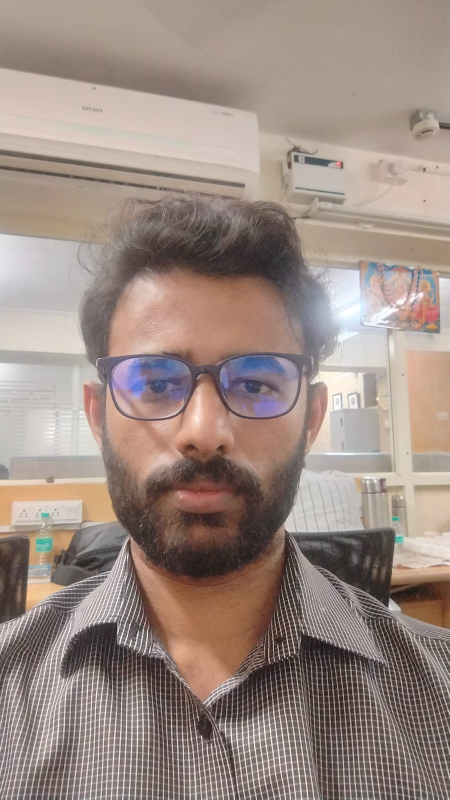
#> input picture inputs/create_embedding/kartik.jpeg, 899 x 1599 px (shown at 1/2 size)
$ python -i scene_analysis_service.py   (imports and definitions only)
#> lines starting #> are read from the running program, lines starting #| are printed output that depends on the picture; after the words box and inside, x2 and y2 are one past the last pixel; in counts of white or black regions, pixels touching at a corner belong together
#> further down, picture is the input picture: shape (1599, 899, 3); mean B, G, R 131, 139, 155.9
"""Scene, Background Color, and Architectural Object Analysis Service.

Provides real-time computer vision analysis of live camera frames:
1. Background Color Analysis: K-Means palette clustering & human-readable color naming.
2. Background Scene & Object Perception: Detects structural contours (cupboard, cabinet, door frame, wall trims).
3. Subject Appearance & Telemetry: Clothing/shirt color estimation and lens distance measurement.
"""

from __future__ import annotations

import logging
from typing import Any, Dict, List, Optional, Tuple
import cv2
import numpy as np

logger = logging.getLogger(__name__)


def _rgb_to_human_color_name(r: int, g: int, b: int) -> str:
    """Convert an RGB color to an intuitive human-friendly color description."""
    hsv_px = cv2.cvtColor(np.uint8([[[b, g, r]]]), cv2.COLOR_BGR2HSV)[0][0]
    h_val, s_val, v_val = int(hsv_px[0]), int(hsv_px[1]), int(hsv_px[2])

    # Achromatic / Neutral colors
    if v_val < 42:
        return "black / dark charcoal"
    elif s_val < 35:
        if v_val > 218:
            return "pure white"
        elif v_val > 175:
            return "off-white / cream"
        elif v_val > 120:
            return "light grey"
        elif v_val > 70:
            return "medium grey"
        else:
            return "dark slate grey"

    # Chromatic colors mapped via OpenCV Hue [0, 179]
    if h_val < 10 or h_val >= 170:
        return "red" if s_val > 110 else "warm coral"
    elif h_val < 22:
        return "warm brown / wood" if v_val < 130 else "amber / warm orange"
    elif h_val < 38:
        if s_val < 65 and v_val > 160:
            return "warm beige / ivory"
        elif s_val < 90:
            return "tan / light wood"
        return "warm golden yellow"
    elif h_val < 78:
        return "olive / sage green" if s_val < 100 else "green"
    elif h_val < 98:
        return "cyan / teal"
    elif h_val < 132:
        return "dark navy" if v_val < 120 else "light blue"
    elif h_val < 155:
        return "purple / violet"
    else:
        return "magenta / soft pink"


class SceneAnalysisService:
    """Real-time computer vision analysis of live camera frames."""

    @staticmethod
    def analyze_scene(
        frame: Optional[np.ndarray],
        person_boxes: Optional[List[Tuple[int, int, int, int]]] = None,
        face_boxes: Optional[List[Tuple[int, int, int, int]]] = None,
    ) -> Dict[str, Any]:
        """Analyze the background and ambient environment from the live camera frame."""
        if frame is None or frame.size == 0:
            return {
                "has_frame": False,
                "dominant_color": "unknown",
                "palette": [],
                "palette_description": "no camera frame available",
                "speech_color": "not available",
                "structural_desc": "no live video frame supplied",
                "short_structural_desc": "no live feed",
                "lighting_condition": "unknown",
                "clothing_color": "unknown",
                "estimated_distance": "unknown",
                "lines_count": 0,
                "luminance": 0.0,
                "detected_items": [],
            }

        h, w = frame.shape[:2]
#> h = 1599; w = 899
        mask = np.ones((h, w), dtype=np.uint8) * 255

        # 1. Build exclusion mask for foreground subject(s)
        foreground_boxes: List[Tuple[int, int, int, int]] = []
        if person_boxes:
            foreground_boxes.extend(person_boxes)
        if face_boxes:
            for fx, fy, fw, fh in face_boxes:
                # Expand face downwards to mask body/torso
                expanded_h = min(h - fy, int(fh * 3.8))
                expanded_w = min(w, int(fw * 2.2))
                expanded_x = max(0, fx - int(fw * 0.6))
                foreground_boxes.append((expanded_x, fy, expanded_w, expanded_h))

        if not foreground_boxes:
            # Default fallback: central 50% where user typically sits
            foreground_boxes.append((int(w * 0.25), int(h * 0.15), int(w * 0.5), int(h * 0.85)))

        for bx, by, bw, bh in foreground_boxes:
            cv2.rectangle(mask, (int(bx), int(by)), (int(min(w, bx + bw)), int(min(h, by + bh))), 0, -1)
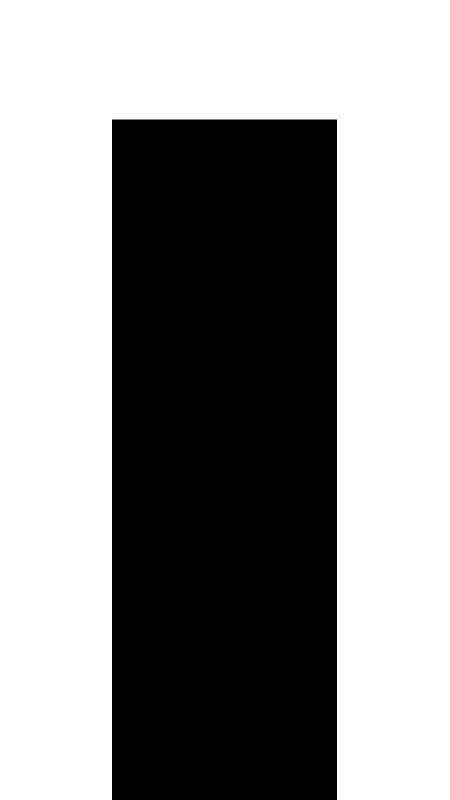
#> mask: shape (1599, 899) (shown at 1/2 size); 57.4% white; 1 black region, box (x1, y1, x2, y2) and area: (224, 239, 674, 1599) 612000

        # 2. Extract background pixels
        bg_pixels = frame[mask > 0]
        if len(bg_pixels) < 150:
            # Fallback to borders if mask excluded nearly everything
            border_mask = np.zeros((h, w), dtype=np.uint8)
            border_mask[: int(h * 0.25), :] = 255
            border_mask[:, : int(w * 0.2)] = 255
            border_mask[:, int(w * 0.8) :] = 255
            bg_pixels = frame[border_mask > 0]

        if len(bg_pixels) < 50:
            bg_pixels = frame.reshape(-1, 3)

        # Subsample for sub-10ms performance
        sample_size = min(len(bg_pixels), 4000)
#> sample_size = 4000
        rng = np.random.default_rng(42)
        indices = rng.choice(len(bg_pixels), sample_size, replace=False)
#> indices = 4000 values, max 825346 at index 2558, min 427 at index 3774, mean 413641.6
        sample = bg_pixels[indices].astype(np.float32)

        # 3. K-Means Palette Clustering
        criteria = (cv2.TERM_CRITERIA_EPS + cv2.TERM_CRITERIA_MAX_ITER, 10, 1.0)
#> criteria = (3, 10, 1)
        _, labels, centers = cv2.kmeans(sample, 3, None, criteria, 5, cv2.KMEANS_RANDOM_CENTERS)
#> labels = 4000 values, max 2 at index 0, min 0 at index 2, mean 1.31; centers = [[75.33, 79.42, 91.43], [191.2, 198.3, 208.8], [137.4, 149.1, 165]]
        counts = np.bincount(labels.flatten())
#> counts = [727, 1291, 1982]
        sorted_indices = np.argsort(counts)[::-1]
#> sorted_indices = [2, 1, 0]

        palette = []
        for idx in sorted_indices:
            b, g, r = centers[idx]
            pct = round((counts[idx] / len(sample)) * 100, 1)
            name = _rgb_to_human_color_name(int(r), int(g), int(b))
            palette.append({
                "name": name,
                "percentage": pct,
                "bgr": (int(b), int(g), int(r)),
            })
#> this loop made 3 passes
#> (idx, b, g, r, pct, h_val in _rgb_to_human_color_name, s_val in _rgb_to_human_color_name, v_val in _rgb_to_human_color_name) on passes 1, 3: (2, 137.4, 149.1, 165, 49.6, 13, 42, 164), (0, 75.33, 79.42, 91.43, 18.2, 8, 45, 91)
#> (b, g, r, pct, h_val in _rgb_to_human_color_name, s_val in _rgb_to_human_color_name, v_val in _rgb_to_human_color_name, name) on pass 2: (191.2, 198.3, 208.8, 32.3, 12, 21, 208, 'off-white / cream')
#> after the loop, palette = 3 items

        dom = palette[0]["name"]
#> dom = 'amber / warm orange'
        dom_pct = palette[0]["percentage"]
#> dom_pct = 49.6
        sec = palette[1]["name"] if len(palette) > 1 else ""
#> sec = 'off-white / cream'
        sec_pct = palette[1]["percentage"] if len(palette) > 1 else 0
#> sec_pct = 32.3

        palette_desc = f"{dom} ({dom_pct}%)"
#> palette_desc = 'amber / warm orange (49.6%)'
        if sec and sec != dom:
            palette_desc += f" with {sec} ({sec_pct}%)"

        speech_color = dom
#> speech_color = 'amber / warm orange'
        if sec and sec != dom and sec_pct > 20:
            speech_color += f" and {sec}"

        # 4. Structural Feature Extraction (Cupboard / Cabinet / Wall Lines)
        gray = cv2.cvtColor(frame, cv2.COLOR_BGR2GRAY)
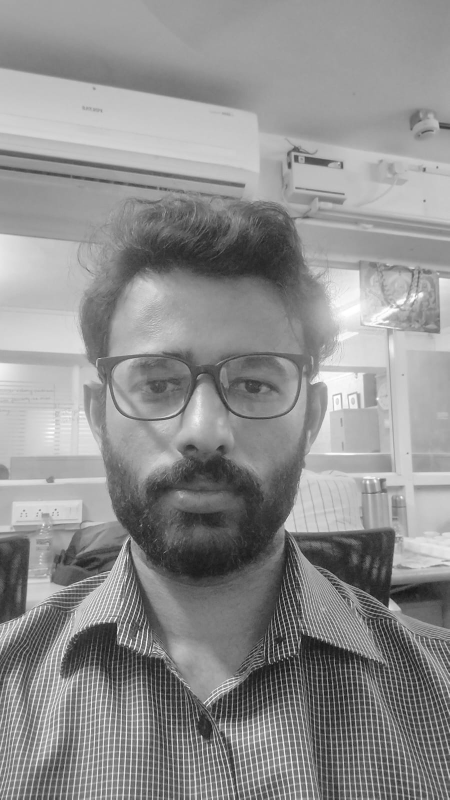
#> gray: shape (1599, 899) (shown at 1/2 size); min 3, max 255, mean 143.2
        blurred = cv2.GaussianBlur(gray, (5, 5), 0)
        edges = cv2.Canny(blurred, 40, 120)
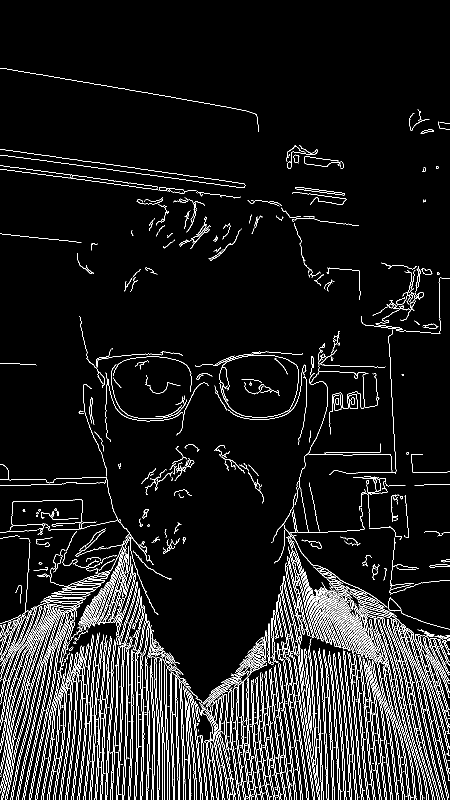
#> edges: shape (1599, 899) (shown at 1/2 size); 7% white in thin lines or dots
        edges[mask == 0] = 0
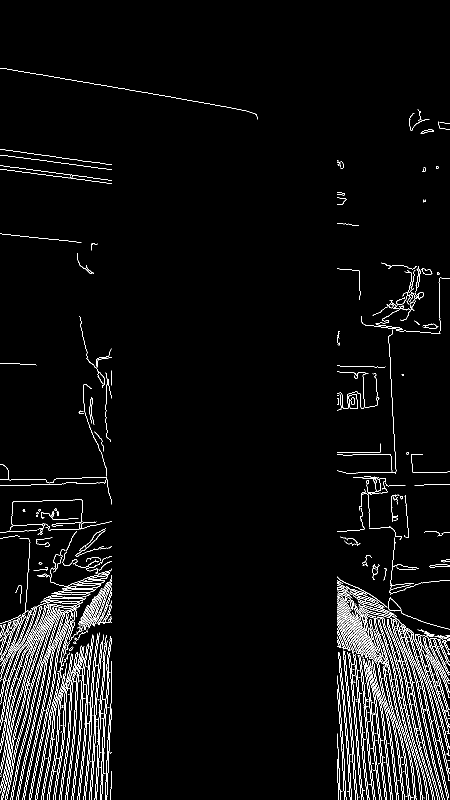
#> edges: shape (1599, 899) (shown at 1/2 size); 3.7% white in thin lines or dots

        lines = cv2.HoughLinesP(edges, 1, np.pi / 180, 45, minLineLength=35, maxLineGap=12)
#> lines = 719 rows, first 6: [778, 687, 792, 942], [703, 1494, 711, 1596], [84, 149, 492, 221], [684, 1161, 722, 1595], [768, 1443, 784, 1595], [742, 1332, 770, 1598]
        lines_count = len(lines) if lines is not None else 0
#> lines_count = 719

        if lines_count > 15:
            struct_desc = "structured cabinet or cupboard paneling, shelf edges, and door outlines"
            short_struct = "cabinet paneling and room fixtures"
        elif lines_count > 5:
            struct_desc = "vertical architectural borders, door frame contours, and wall paneling"
            short_struct = "door and wall paneling"
        else:
            struct_desc = "a smooth, clear planar wall surface"
            short_struct = "a clear wall surface"

        # 5. Luminance & Lighting Analysis
        avg_luma = float(np.mean(sample))
#> avg_luma = 153.8
        if avg_luma > 185:
            lighting_cond = "bright ambient illumination"
        elif avg_luma > 115:
            lighting_cond = "balanced indoor room lighting"
        else:
            lighting_cond = "soft low-light ambient illumination"

        # 6. Subject Clothing Color & Distance Analysis (if face or person detected)
        clothing_color = "neutral attire"
        estimated_dist = "optimal desktop distance (~0.6m)"
        has_glasses = False

        if face_boxes:
            fx, fy, fw, fh = max(face_boxes, key=lambda b: b[2] * b[3])
            # Torso / chest sample: directly below face
            chest_y1 = min(h, fy + fh + int(fh * 0.2))
            chest_y2 = min(h, fy + fh + int(fh * 1.8))
            chest_x1 = max(0, fx - int(fw * 0.3))
            chest_x2 = min(w, fx + fw + int(fw * 0.3))

            if chest_y2 > chest_y1 and chest_x2 > chest_x1:
                chest_crop = frame[chest_y1:chest_y2, chest_x1:chest_x2]
                if chest_crop.size > 0:
                    cb, cg, cr = np.mean(chest_crop, axis=(0, 1))
                    clothing_color = _rgb_to_human_color_name(int(cr), int(cg), int(cb))

            # Lens distance based on face width fraction
            face_ratio = fw / max(w, 1)
            if face_ratio > 0.28:
                estimated_dist = "close proximity (< 0.45m)"
            elif face_ratio > 0.12:
                estimated_dist = "optimal distance (~0.6m)"
            else:
                estimated_dist = "extended distance (> 1.2m)"

            # Spectacles / Eyewear detection in eye band
            eye_y1 = max(0, fy + int(fh * 0.2))
            eye_y2 = min(h, fy + int(fh * 0.55))
            eye_x1 = max(0, fx + int(fw * 0.15))
            eye_x2 = min(w, fx + int(fw * 0.85))
            if eye_y2 > eye_y1 and eye_x2 > eye_x1:
                eye_crop = gray[eye_y1:eye_y2, eye_x1:eye_x2]
                if eye_crop.size > 0:
                    eye_canny = cv2.Canny(eye_crop, 40, 120)
                    edge_density = float(np.sum(eye_canny > 0)) / float(eye_crop.size)
                    if edge_density > 0.075:
                        has_glasses = True

        # Check for window aperture & grill lines in background
        has_window = False
        if lines_count >= 5:
            bg_gray = gray.copy()
            bg_gray[mask == 0] = 0
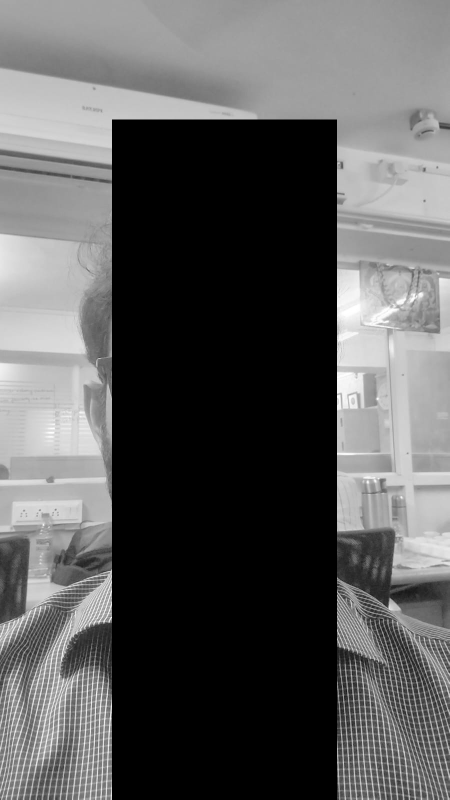
#> bg_gray: shape (1599, 899) (shown at 1/2 size); min 0, max 255, mean 89.9
            # Check quadrant luminance: daylight aperture typically manifests in top or side quadrants
            q_top_right = bg_gray[:int(h * 0.75), int(w * 0.45):]
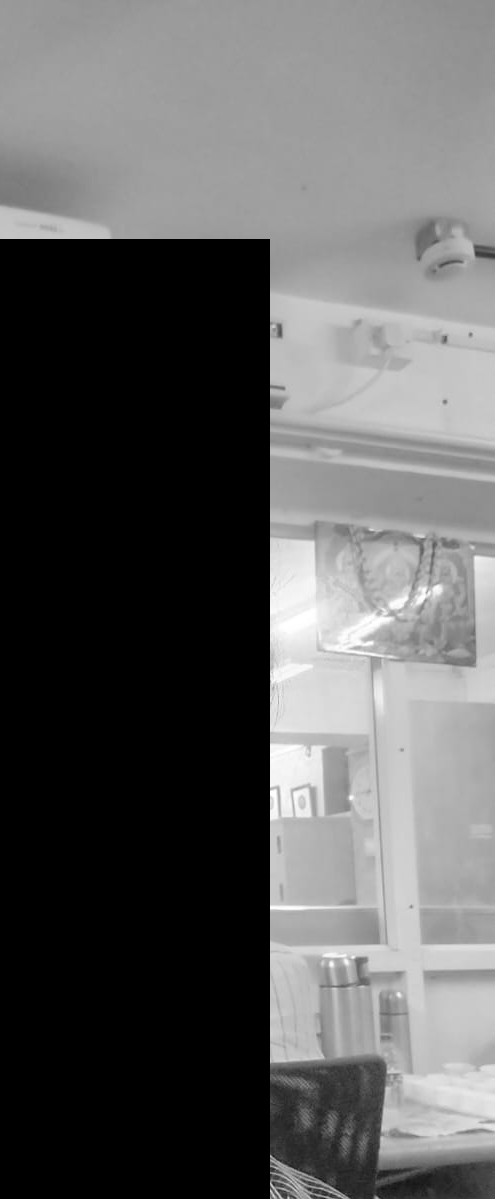
#> q_top_right: shape (1199, 495); min 0, max 255, mean 93.4
            valid_q = q_top_right[q_top_right > 0]
            if len(valid_q) > 80 and np.mean(valid_q) > 135:
                has_window = True
            elif lines_count > 10:
                has_window = True

        detected_items: List[str] = []
        if has_window:
            detected_items.append("Window Frame with Security Grills & Daylight Aperture")
        if lines_count > 15:
            detected_items.append("Wood / Architectural Cabinet Paneling")
            detected_items.append("Shelf Edges & Storage Outlines")
        elif lines_count > 5:
            detected_items.append("Door Frame & Vertical Border Trims")
        else:
            detected_items.append("Smooth Planar Wall Surface")

        if avg_luma > 170:
            detected_items.append("Bright Ambient Light Source")
        elif avg_luma > 110:
            detected_items.append("Indoor Overhead Lighting Fixture")
        else:
            detected_items.append("Low Ambient Light Environment")

        if face_boxes or person_boxes:
            detected_items.append(f"Subject Attire ({clothing_color})")
            if has_glasses:
                detected_items.append("Spectacles / Eyewear")
            detected_items.append("Desktop Proximity Workspace")
            detected_items.append("Ergonomic Seating Area")
        else:
            detected_items.append("Open Room Perimeter")

        return {
            "has_frame": True,
            "has_window": has_window,
            "has_glasses": has_glasses,
            "dominant_color": dom,
            "palette": palette,
            "palette_description": palette_desc,
            "speech_color": speech_color,
            "structural_desc": struct_desc,
            "short_structural_desc": short_struct,
            "lighting_condition": lighting_cond,
            "clothing_color": clothing_color,
            "estimated_distance": estimated_dist,
            "lines_count": lines_count,
            "luminance": round(avg_luma, 1),
            "detected_items": detected_items,
        }

>>> import cv2
>>> picture = cv2.imread('../../../inputs/create_embedding/kartik.jpeg')
>>> result = SceneAnalysisService().analyze_scene(picture)
#> result = 15 items

$ run again, on inputs/create_embedding/mangala_live.jpeg
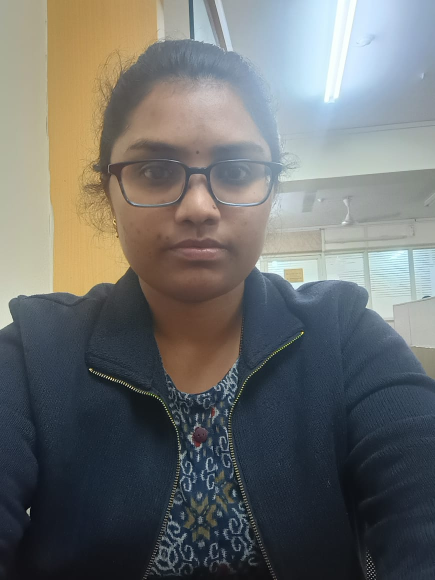
#> input picture inputs/create_embedding/mangala_live.jpeg, 870 x 1160 px (shown at 1/2 size)
#> picture is the input picture: shape (1160, 870, 3); mean B, G, R 108.9, 110.2, 108.1
#> after the loop in analyze_scene, `for bx, by, bw, bh in foreground_boxes:`:
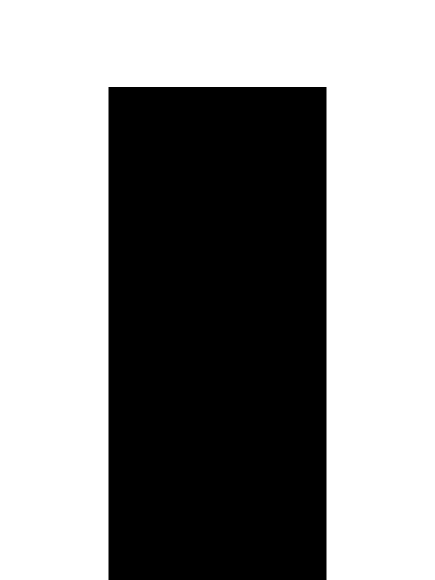
#> mask: shape (1160, 870) (shown at 1/2 size); 57.4% white; 1 black region, box (x1, y1, x2, y2) and area: (217, 174, 653, 1160) 429896
#> sample_size = 4000
#> indices = 4000 values, max 579303 at index 172, min 299 at index 933, mean 290212.5
#> labels = 4000 values, max 2 at index 1, min 0 at index 2, mean 0.949; centers = [[58.36, 47.59, 38.82], [213.8, 206.1, 188.7], [134.1, 159, 168.6]]
#> counts = [1627, 950, 1423]
#> sorted_indices = [0, 2, 1]
#> the loop in analyze_scene, `for idx in sorted_indices:` made 3 passes
#> (b, g, r, pct, h_val in _rgb_to_human_color_name, s_val in _rgb_to_human_color_name, v_val in _rgb_to_human_color_name, name) on passes 1 to 2: (58.36, 47.59, 38.82, 40.7, 107, 88, 58, 'dark navy'), (134.1, 159, 168.6, 35.6, 21, 52, 168, 'amber / warm orange')
#> after the loop in analyze_scene, `for idx in sorted_indices:`: palette = 3 items
#> dom = 'dark navy'
#> dom_pct = 40.7
#> sec = 'amber / warm orange'
#> sec_pct = 35.6
#> palette_desc = 'dark navy (40.7%)'
#> in analyze_scene, `speech_color = dom`: speech_color = 'dark navy'
#> in analyze_scene, `speech_color += f" and {sec}"`: speech_color = 'dark navy and amber / warm orange'
#> lines = 45 rows, first 6: [653, 355, 863, 337], [653, 511, 862, 497], [801, 671, 857, 753], [739, 541, 839, 535], [740, 549, 856, 541], [750, 622, 794, 666]
#> lines_count = 45
#> avg_luma = 122.5
#> in analyze_scene, `q_top_right = bg_gray[:int(h * 0.75), int(w * 0.45):]`:
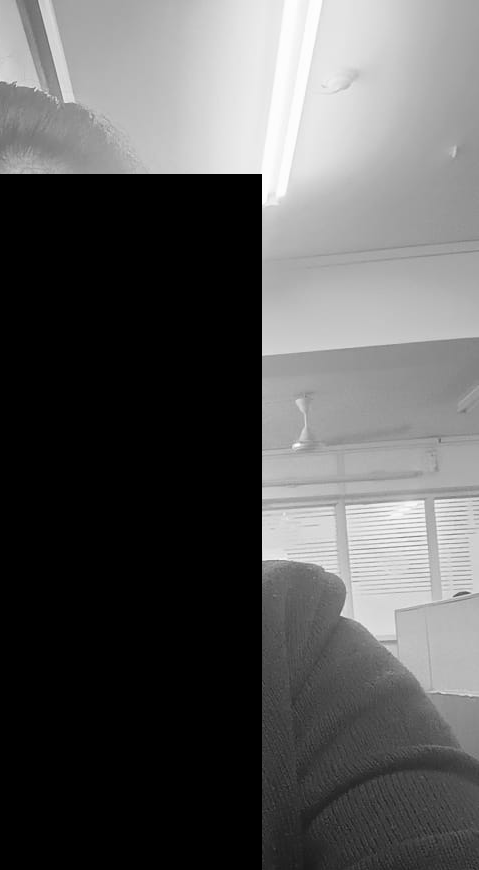
#> q_top_right: shape (870, 479); min 0, max 254, mean 90.4
#> result = 15 items
